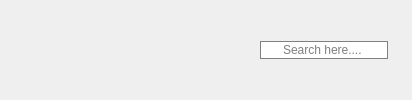
     <widget class="QWidget" name="header_widget" native="true">
      <layout class="QHBoxLayout" name="horizontalLayout_6">
       <item>
        <layout class="QHBoxLayout" name="horizontalLayout_7">
         <property name="spacing">
          <number>10</number>
         </property>
         <property name="leftMargin">
          <number>5</number>
         </property>
         <item>
          <widget class="QPushButton" name="menu_2">
           <property name="maximumSize">
            <size>
             <width>52</width>
             <height>42</height>
            </size>
           </property>
           <property name="styleSheet">
            <string notr="true">border:none;</string>
           </property>
           <property name="text">
            <string/>
           </property>
           <property name="icon">
            <iconset resource="resources.qrc">
             <normaloff>:/images/menu.ico</normaloff>:/images/menu.ico</iconset>
           </property>
           <property name="iconSize">
            <size>
             <width>35</width>
             <height>35</height>
            </size>
           </property>
           <property name="checkable">
            <bool>true</bool>
           </property>
          </widget>
         </item>
         <item>
          <widget class="QLabel" name="label_5">
           <property name="font">
            <font>
             <pointsize>15</pointsize>
             <weight>75</weight>
             <bold>true</bold>
             <underline>true</underline>
            </font>
           </property>
           <property name="text">
            <string/>
           </property>
          </widget>
         </item>
        </layout>
       </item>
       <item>
        <spacer name="horizontalSpacer_4">
         <property name="orientation">
          <enum>Qt::Horizontal</enum>
         </property>
         <property name="sizeHint" stdset="0">
          <size>
           <width>184</width>
           <height>20</height>
          </size>
         </property>
        </spacer>
       </item>
       <item>
        <layout class="QHBoxLayout" name="horizontalLayout_8">
         <item>
          <widget class="QLineEdit" name="searchbar">
           <property name="styleSheet">
            <string notr="true">QLineEdit{
	padding-left:20px;
	border:1px solid gray;
	border-radius:10px;
	color:black;
}</string>
           </property>
           <property name="text">
            <string/>
           </property>
           <property name="placeholderText">
            <string>Search here....</string>
           </property>
           <property name="clearButtonEnabled">
            <bool>true</bool>
           </property>
          </widget>
         </item>
         <item>
          <widget class="QLabel" name="label_8">
           <property name="maximumSize">
            <size>
             <width>32</width>
             <height>32</height>
            </size>
           </property>
           <property name="text">
            <string/>
           </property>
           <property name="pixmap">
            <pixmap resource="resources.qrc">:/images/search.ico</pixmap>
           </property>
           <property name="scaledContents">
            <bool>true</bool>
           </property>
          </widget>
         </item>
        </layout>
       </item>
      </layout>
     </widget>
